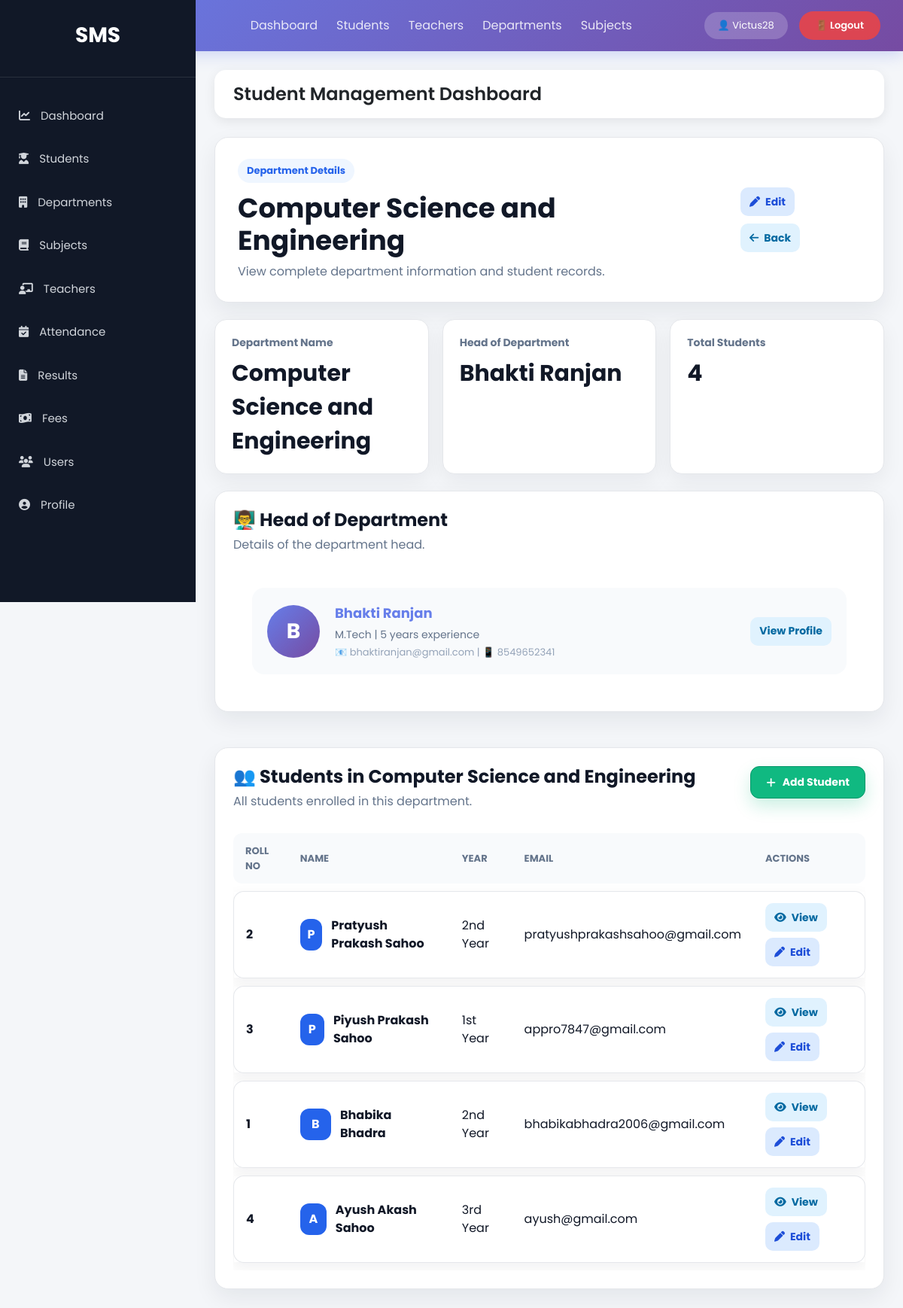
Page /departments/1/ (signed in) on the committed database.
### StudentManage_app/models.py (models this page shows, shortened)
class Department(models.Model):
    name = models.CharField(max_length=100)
    hod = models.ForeignKey(
        'Teacher',  # Use string reference to avoid circular import
        on_delete=models.SET_NULL,  # Keep department if teacher is deleted
        null=True,
        blank=True,
        related_name='headed_departments'  # Access from Teacher side
    )
    @property
    def total_students(self):
        return self.students.count()

class Teacher(models.Model):
    teacher_id = models.CharField(max_length=20, unique=True,null=True,blank=True)
    name = models.CharField(max_length=100)
    email = models.EmailField(unique=True)
    phone = models.CharField(max_length=15)
    qualification = models.CharField(max_length=100, null=True, blank=True)
    experience = models.IntegerField(default=0)
    department = models.ForeignKey(Department, on_delete=models.CASCADE)
    joining_date = models.DateField(null=True, blank=True)
    status = models.BooleanField(default=True)
    created_at = models.DateTimeField(null=True, blank=True)
    password_hash = models.CharField(max_length=128, blank=True, null=True)
    is_teacher_admin = models.BooleanField(default=False, help_text="Can manage other teachers")

class Student(models.Model):
    YEAR_CHOICES = (
        ('1st Year', '1st Year'),
        ('2nd Year', '2nd Year'),
        ('3rd Year', '3rd Year'),
        ('4th Year', '4th Year'),
    )
    GENDER_CHOICES = (
        ('Male', 'Male'),
        ('Female', 'Female'),
        ('Other', 'Other'),
    )
    name = models.CharField(max_length=100)
    roll_no = models.CharField(max_length=20, unique=True)
    email = models.EmailField(unique=True)
    phone = models.CharField(max_length=15)
    department = models.ForeignKey(Department, on_delete=models.CASCADE, related_name='students')
    year = models.CharField(max_length=20, choices=YEAR_CHOICES)
    gender = models.CharField(max_length=20, choices=GENDER_CHOICES)
    dob = models.DateField()
    address = models.TextField()
    photo = models.ImageField(upload_to='students/', blank=True, null=True)
    created_at = models.DateTimeField(auto_now_add=True,null=True,blank=True)
    class Meta:
        ordering = ['-name']

### StudentManage_app/views.py (the view)
# urls.py: path('departments/<int:id>/',views.department_detail,name='department_detail'),
@login_required
def department_detail(request, id):
    department = get_object_or_404(Department, id=id)
    context = {'department': department}
    return render(request, 'StudentManage_app/department_detail.html', context)

### StudentManage_app/templates/StudentManage_app/department_detail.html (shortened to what this page needs)
{% extends 'base.html' %}
{% block content %}
<div class="department-page">
    <div class="department-hero">
        <div>
            <span class="department-kicker">Department Details</span>
            <h1>{{ department.name }}</h1>
            <p>View complete department information and student records.</p>
        </div>
        <div class="department-actions" style="display: flex; gap: 10px;">
            <a href="{% url 'edit_department' department.id %}" class="dept-btn dept-edit">
                <i class="fas fa-pen"></i> Edit
            </a>
            <a href="{% url 'department_list' %}" class="dept-btn dept-view">
                <i class="fas fa-arrow-left"></i> Back
            </a>
        </div>
    </div>
    <div class="department-summary-grid">
        <div class="department-summary-card">
            <span>Department Name</span>
            <strong>{{ department.name }}</strong>
        </div>
        <div class="department-summary-card">
            <span>Head of Department</span>
            <strong>
                {% if department.hod %}
                    {{ department.hod.name }}
                {% else %}
                    Not Assigned
                {% endif %}
            </strong>
        </div>
        <div class="department-summary-card">
            <span>Total Students</span>
            <strong>{{ department.total_students }}</strong>
        </div>
    </div>
    {% if department.hod %}
    <div class="department-table-card" style="margin-bottom: 25px;">
        <div class="department-table-header">
            <div>
                <h2>👨‍🏫 Head of Department</h2>
                <p>Details of the department head.</p>
            </div>
        </div>
        <div style="padding: 25px;">
            <div style="display: flex; align-items: center; gap: 20px; padding: 20px; background: #f8fafc; border-radius: 16px;">
                <div style="width: 70px; height: 70px; border-radius: 50%; background: linear-gradient(135deg, #667eea 0%, #764ba2 100%); color: white; display: flex; align-items: center; justify-content: center; font-size: 28px; font-weight: 700;">
                    {{ department.hod.name|first|upper }}
                </div>
                <div>
                    <a href="{% url 'teacher_detail' department.hod.id %}"
                       style="color: #667eea; text-decoration: none; font-weight: 700; font-size: 18px;">
                        {{ department.hod.name }}
                    </a>
                    <p style="color: #64748b; margin: 5px 0 0 0; font-size: 14px;">
                        {{ department.hod.qualification|default:"" }} |
                        {{ department.hod.experience }} years experience
                    </p>
                    <p style="color: #94a3b8; margin: 3px 0 0 0; font-size: 13px;">
                        📧 {{ department.hod.email }} | 📱 {{ department.hod.phone }}
                    </p>
                </div>
                <div style="margin-left: auto;">
                    <a href="{% url 'teacher_detail' department.hod.id %}" class="dept-btn dept-view">
                        View Profile
                    </a>
                </div>
            </div>
        </div>
    </div>
    {% endif %}
    <div class="department-table-card">
        <div class="department-table-header">
            <div>
                <h2>👥 Students in {{ department.name }}</h2>
                <p>All students enrolled in this department.</p>
            </div>
            <a href="{% url 'add_student' %}" class="department-add-btn" style="padding: 10px 20px; font-size: 14px;">
                <i class="fas fa-plus"></i> Add Student
            </a>
        </div>
        <div class="department-table-wrap">
            <table class="department-table">
                <thead>
                    <tr>
                        <th>Roll No</th>
                        <th>Name</th>
                        <th>Year</th>
                        <th>Email</th>
                        <th>Actions</th>
                    </tr>
                </thead>
                <tbody>
                    {% for student in department.students.all %}
                    <tr>
                        <td><strong>{{ student.roll_no }}</strong></td>
                        <td>
                            <div class="department-name-cell">
                                <span>{{ student.name|first|upper }}</span>
                                <strong>{{ student.name }}</strong>
                            </div>
                        </td>
                        <td>{{ student.year }}</td>
                        <td>{{ student.email }}</td>
                        <td>
                            <div class="department-actions">
                                <a href="{% url 'student_detail' student.id %}" class="dept-btn dept-view">
                                    <i class="fas fa-eye"></i> View
                                </a>
                                <a href="{% url 'edit_student' student.id %}" class="dept-btn dept-edit">
                                    <i class="fas fa-pen"></i> Edit
                                </a>
                            </div>
                        </td>
                    </tr>
                    {% endfor %}
                </tbody>
            </table>
        </div>
    </div>
</div>
{% endblock %}

### StudentManage_app/templates/base.html (shortened to what this page needs)
<!DOCTYPE html>
<html lang="en">
<head>
<link href="https://cdn.jsdelivr.net/npm/bootstrap@5.3.3/dist/css/bootstrap.min.css" rel="stylesheet">
<link href="https://cdnjs.cloudflare.com/ajax/libs/font-awesome/6.5.1/css/all.min.css" rel="stylesheet">
<link rel="stylesheet" href="/static/css/style.css?v=5">
</head>
<body>
<nav style="
    background: linear-gradient(135deg, #667eea 0%, #764ba2 100%);
    padding: 15px 30px;
    display: flex;
    justify-content: space-between;
    align-items: center;
    color: white;
    box-shadow: 0 4px 20px rgba(102, 126, 234, 0.3);
">
    <div style="font-size: 20px; font-weight: 700;">
    </div>
    <div style="display: flex; gap: 25px; align-items: center;">
        <a href="{% url 'dashboard' %}" style="color: rgba(255,255,255,0.85); text-decoration: none;">Dashboard</a>
        <a href="{% url 'student_list' %}" style="color: rgba(255,255,255,0.85); text-decoration: none;">Students</a>
        <a href="{% url 'teacher_list' %}" style="color: rgba(255,255,255,0.85); text-decoration: none;">Teachers</a>
        <a href="{% url 'department_list' %}" style="color: rgba(255,255,255,0.85); text-decoration: none;">Departments</a>
        <a href="{% url 'subject_list' %}" style="color: rgba(255,255,255,0.85); text-decoration: none;">Subjects</a>
    </div>
    {% if user.is_authenticated %}
    <div style="display: flex; align-items: center; gap: 15px;">
        <span style="background: rgba(255,255,255,0.2); padding: 8px 18px; border-radius: 25px; font-size: 13px;">
            👤 {{ user.username }}
        </span>
        <form method="post" action="{% url 'login' %}" style="display: inline; margin: 0;">
            <button type="submit" style="
                background: rgba(239, 68, 68, 0.85);
                color: white;
                border: none;
                padding: 9px 22px;
                border-radius: 25px;
                font-size: 13px;
                font-weight: 600;
                cursor: pointer;
                transition: all 0.3s;
            " onmouseover="this.style.background='rgba(239, 68, 68, 1)'"
            onmouseout="this.style.background='rgba(239, 68, 68, 0.85)'">
                🚪 Logout
            </button>
        </form>
    </div>
    {% endif %}
</nav>
<div class="wrapper">
    <aside class="sidebar">
        <div class="logo">
            <h3>SMS</h3>
        </div>
        <ul>
<li>
<a href="{% url 'dashboard' %}">
<i class="fas fa-chart-line"></i>
Dashboard
</a>
</li>
<li>
<a href="{% url 'student_list' %}">
<i class="fas fa-user-graduate"></i>
Students
</a>
</li>
<li>
<a href="{% url 'department_list' %}">
<i class="fas fa-building"></i>
Departments
</a>
</li>
<li>
<a href="{% url 'subject_list' %}">
<i class="fas fa-book"></i>
Subjects
</a>
</li>
<li>
<a href="{% url 'teacher_list' %}">
<i class="fas fa-chalkboard-teacher"></i>
Teachers
</a>
</li>
<li>
    <a href="{% url 'attendance_dashboard' %}">
        <i class="fas fa-calendar-check"></i>
        Attendance
    </a>
</li>
<li>
    <a href="{% url 'result_list' %}">
        <i class="fas fa-file-alt"></i>
        Results
    </a>
</li>
<li>
<a href="{% url 'fee_list' %}">
<i class="fas fa-money-bill-wave"></i>
Fees
</a>
</li>
<li>
<a href="{% url 'user_list' %}">
<i class="fas fa-users"></i>
Users
</a>
</li>
<li>
<a href="{% url 'profile' %}">
<i class="fas fa-user-circle"></i>
Profile
</a>
</li>
</ul>
</aside>
    <main class="content">
        <div class="topbar">
            <h4>Student Management Dashboard</h4>
        </div>
        {% block content %}
        {% endblock %}
    </main>
</div>
</body>
</html>

### StudentManage_app/static/css/style.css (style rules this page uses)
* { margin:0; padding:0; box-sizing:border-box; font-family:'Poppins',sans-serif; }
body { background:#f4f7fc; }
.wrapper { display:flex; min-height:100vh; }
.sidebar { width:260px; background:#111827; min-height:100vh; color:white; position:fixed; left:0; top:0; overflow:auto; }
.logo { text-align:center; padding:30px; border-bottom:1px solid rgba(255,255,255,.1); }
.logo h3 { font-size:28px; font-weight:700; color:white; }
.sidebar ul { list-style:none; padding:20px 0; }
.sidebar ul li { margin:5px 0; }
.sidebar ul li a { display:block; padding:15px 25px; color:#d1d5db; text-decoration:none; transition:.3s; font-size:15px; }
.sidebar ul li a i { margin-right:10px; }
.content { margin-left:260px; width:100%; padding:25px; }
.topbar { background:white; padding:18px 25px; border-radius:15px; box-shadow:0 4px 15px rgba(0,0,0,.08); margin-bottom:25px; }
.topbar h4 { margin:0; font-weight:600; }
body { background:#f4f6f9; }
.department-page { display:flex; flex-direction:column; gap:22px; }
.department-hero { display:flex; align-items:center; justify-content:space-between; gap:20px; background:#ffffff; border:1px solid #e5e7eb; border-radius:18px; padding:28px 30px; box-shadow:0 12px 30px rgba(15,23,42,.07); }
.department-kicker { display:inline-flex; align-items:center; color:#2563eb; background:#eff6ff; border-radius:999px; padding:6px 12px; font-size:13px; font-weight:700; margin-bottom:12px; }
.department-hero h1 { color:#111827; font-size:36px; font-weight:700; margin:0; }
.department-hero p { color:#64748b; margin:8px 0 0; }
.department-add-btn { display:inline-flex; align-items:center; justify-content:center; gap:9px; color:#ffffff; background:#10b981; border:1px solid #059669; border-radius:12px; padding:12px 18px; font-weight:700; text-decoration:none; box-shadow:0 10px 22px rgba(16,185,129,.22); transition:.25s ease; white-space:nowrap; }
.department-summary-grid { display:grid; grid-template-columns:repeat(3, minmax(0, 1fr)); gap:18px; }
.department-summary-card { background:#ffffff; border:1px solid #e5e7eb; border-radius:16px; padding:20px 22px; box-shadow:0 10px 28px rgba(15,23,42,.06); }
.department-summary-card span { display:block; color:#64748b; font-size:14px; font-weight:700; margin-bottom:8px; }
.department-summary-card strong { color:#111827; font-size:30px; font-weight:700; }
.department-table-card { background:#ffffff; border:1px solid #e5e7eb; border-radius:18px; padding:24px; box-shadow:0 12px 30px rgba(15,23,42,.07); }
.department-table-header { display:flex; justify-content:space-between; align-items:flex-start; gap:16px; margin-bottom:20px; }
.department-table-header h2 { color:#111827; font-size:24px; font-weight:700; margin:0; }
.department-table-header p { color:#64748b; margin:6px 0 0; }
.department-table-wrap { width:100%; overflow-x:auto; }
.department-table { width:100%; border-collapse:separate; border-spacing:0 10px; }
.department-table thead th { color:#64748b; background:#f8fafc; border:none; padding:14px 16px; font-size:13px; font-weight:700; text-transform:uppercase; }
.department-table thead th:first-child { border-radius:12px 0 0 12px; }
.department-table thead th:last-child { border-radius:0 12px 12px 0; }
.department-table tbody tr { background:#ffffff; box-shadow:0 6px 18px rgba(15,23,42,.06); transition:.25s ease; }
.department-table td { color:#111827; background:#ffffff; border-top:1px solid #e5e7eb; border-bottom:1px solid #e5e7eb; padding:15px 16px; vertical-align:middle; }
.department-table td:first-child { border-left:1px solid #e5e7eb; border-radius:14px 0 0 14px; }
.department-table td:last-child { border-right:1px solid #e5e7eb; border-radius:0 14px 14px 0; }
.department-name-cell { display:flex; align-items:center; gap:12px; }
.department-name-cell span { width:42px; height:42px; display:inline-flex; align-items:center; justify-content:center; color:#ffffff; background:#2563eb; border-radius:12px; font-weight:700; }
.department-name-cell strong { font-weight:700; }
.department-actions { display:flex; align-items:center; gap:8px; flex-wrap:wrap; }
.dept-btn { display:inline-flex; align-items:center; justify-content:center; gap:7px; min-height:38px; padding:8px 12px; border-radius:10px; font-size:14px; font-weight:700; text-decoration:none; transition:.25s ease; }
.dept-view { color:#0369a1; background:#e0f2fe; }
.dept-edit { color:#1d4ed8; background:#dbeafe; }

### rows in the picture
Department: name "Computer Science and Engineering", hod.name "Bhakti Ranjan", total_students "4", hod.name|first "B", hod.qualification "M.Tech", hod.experience "5", hod.email "bhaktiranjan@gmail.com", hod.phone "8549652341"
Student: roll_no "2", name|first "P", name "Pratyush Prakash Sahoo", year "2nd Year", email "pratyushprakashsahoo@gmail.com"
Student: roll_no "3", name|first "P", name "Piyush Prakash Sahoo", year "1st Year", email "appro7847@gmail.com"
Student: roll_no "1", name|first "B", name "Bhabika Bhadra", year "2nd Year", email "bhabikabhadra2006@gmail.com"
Student: roll_no "4", name|first "A", name "Ayush Akash Sahoo", year "3rd Year", email "ayush@gmail.com"

### other values in the picture
{{ user.username }} "Victus28"
